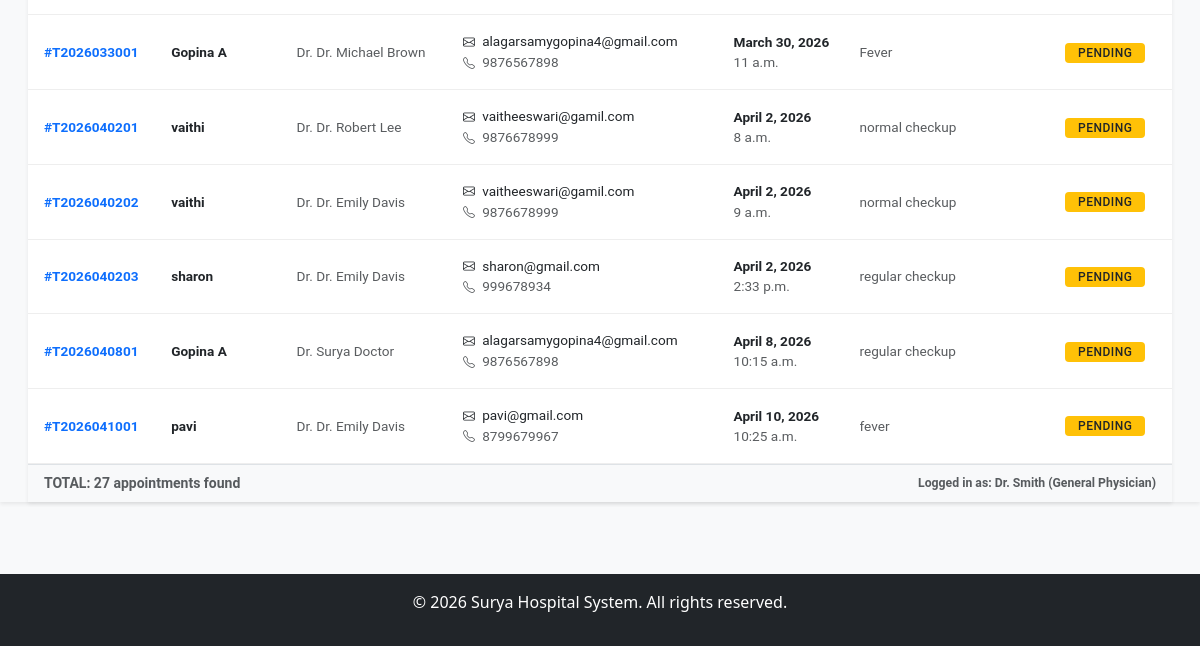
Before: /appointments/doctor-dashboard/ (signed in, lower part) with the older database file.
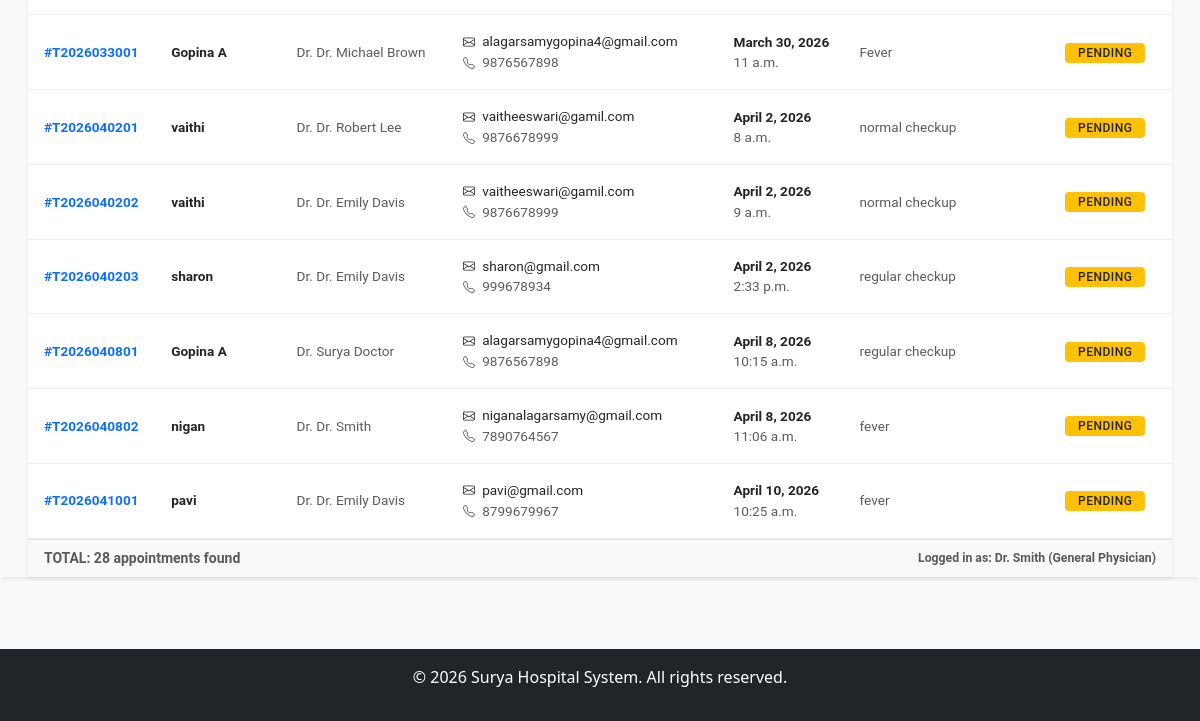
After: the same page with the newer database file.
### appointments/models.py (models this page shows, shortened)
class Appointment(models.Model):
    STATUS_CHOICES = [
        ('pending', 'Pending / Waiting'),
        ('completed', 'Completed'),
        ('cancelled', 'Cancelled'),
    ]
    patient_name = models.CharField(max_length=100)
    patient_email = models.EmailField()
    patient_phone = models.CharField(max_length=20)
    doctor = models.ForeignKey(Doctor, on_delete=models.SET_NULL, null=True, blank=True)
    appointment_date = models.DateField()
    appointment_time = models.TimeField()
    reason = models.TextField()
    status = models.CharField(max_length=20, choices=STATUS_CHOICES, default='pending')
    token_number = models.CharField(max_length=20, editable=False, null=True, blank=True)
    created_at = models.DateTimeField(auto_now_add=True)
    class Meta:
        ordering = ['-appointment_date']

class Doctor(models.Model):
    name = models.CharField(max_length=100)
    username = models.CharField(max_length=100, unique=True, null=True, blank=True)
    email = models.EmailField(unique=True, null=True, blank=True)
    password = models.CharField(max_length=100, null=True, blank=True)
    specialization = models.CharField(max_length=100)
    department = models.ForeignKey(Department, on_delete=models.SET_NULL, null=True, blank=True, related_name='doctors')
    available_days = models.CharField(max_length=200, help_text="e.g., Monday, Tuesday, Wednesday")
    available_time_start = models.TimeField()
    available_time_end = models.TimeField()

### appointments/views.py (the view)
# urls.py: path('doctor-dashboard/', views.doctor_dashboard, name='doctor_dashboard'),
def doctor_dashboard(request):
    doctor_id = request.session.get('doctor_id')
    if not doctor_id:
        return redirect('doctor_login')
    try:
        doctor = Doctor.objects.get(id=doctor_id)
        doctor_appointments = Appointment.objects.all().order_by('appointment_date', 'appointment_time')
    except Doctor.DoesNotExist:
        return redirect('doctor_login')
    context = {
        'doctor': doctor,
        'appointments': doctor_appointments
    }
    return render(request, 'appointments/doctor_dashboard.html', context)

### appointments/templates/appointments/doctor_dashboard.html (shortened to what this page needs)
{% extends 'home/base.html' %}
{% block content %}
<div class="doctor-wrapper shadow-sm" style="margin-top: -1.5rem; min-height: 100vh; background-color: #f8f9fa;">
    <div class="container-fluid mt-4">
        <div class="row px-3">
            <div class="col-md-12 text-dark">
                <div id="appointments-sec" class="doctor-dashboard-section">
                    <div class="card shadow-sm border-0 rounded-0 overflow-hidden">
                        <div class="card-body p-0">
                            <div class="table-responsive">
                                <table class="table table-sm table-hover mb-0" style="font-size: 0.85rem;">
                                    <tbody>
                                        {% for appt in appointments %}
                                        <tr style="border-bottom: 1px solid #eee;">
                                            <td class="ps-3 py-3 fw-bold text-primary">#{{ appt.token_number }}</td>
                                            <td class="py-3 fw-bold text-dark">{{ appt.patient_name }}</td>
                                            <td class="py-3 text-muted">{% if appt.doctor %}Dr. {{ appt.doctor.name }}{% else %}<span class="badge bg-secondary p-1" style="font-size: 0.65rem;">Unassigned</span>{% endif %}</td>
                                            <td class="py-3">
                                                <div><i class="bi bi-envelope small me-1"></i> {{ appt.patient_email }}</div>
                                                <div class="text-muted"><i class="bi bi-telephone small me-1"></i> {{ appt.patient_phone }}</div>
                                            </td>
                                            <td class="py-3">
                                                <div class="fw-bold">{{ appt.appointment_date }}</div>
                                                <div class="text-muted">{{ appt.appointment_time }}</div>
                                            </td>
                                            <td class="py-3">
                                                <span class="text-muted" style="max-width: 250px; display: block; overflow: hidden; text-overflow: ellipsis; white-space: nowrap;" title="{{ appt.reason }}">
                                                    {{ appt.reason }}
                                                </span>
                                            </td>
                                            <td class="pe-3 text-center py-3">
                                                <span class="badge {% if appt.status == 'pending' %}bg-warning text-dark{% elif appt.status == 'completed' %}bg-success{% elif appt.status == 'cancelled' %}bg-danger{% else %}bg-secondary{% endif %}"
                                                    style="font-size: 0.75rem; font-weight: 500; border-radius: 4px; padding: 4px 10px; min-width: 80px;">
                                                    {{ appt.status|upper }}
                                                </span>
                                            </td>
                                        </tr>
                                        {% endfor %}
                                    </tbody>
                                </table>
                            </div>
                            <div class="p-2 px-3 border-top bg-light small fw-bold text-muted d-flex justify-content-between align-items-center">
                                <span>TOTAL: {{ appointments|length }} appointments found</span>
                                <span class="text-muted small italic">Logged in as: {{ doctor.name }} ({{ doctor.specialization }})</span>
                            </div>
                        </div>
                    </div>
                </div>
            </div>
        </div>
    </div>
</div>
{% endblock %}

Changed rows visible on the page:
added Appointment: token_number "T2026040802", patient_name "nigan", doctor.name "Dr. Smith", patient_email "niganalagarsamy@gmail.com", patient_phone "7890764567", appointment_date "April 8, 2026", appointment_time "11:06 a.m.", reason "fever", status "PENDING"
Other visible differences:
{{ appointments|length }}: "27" → "28"
